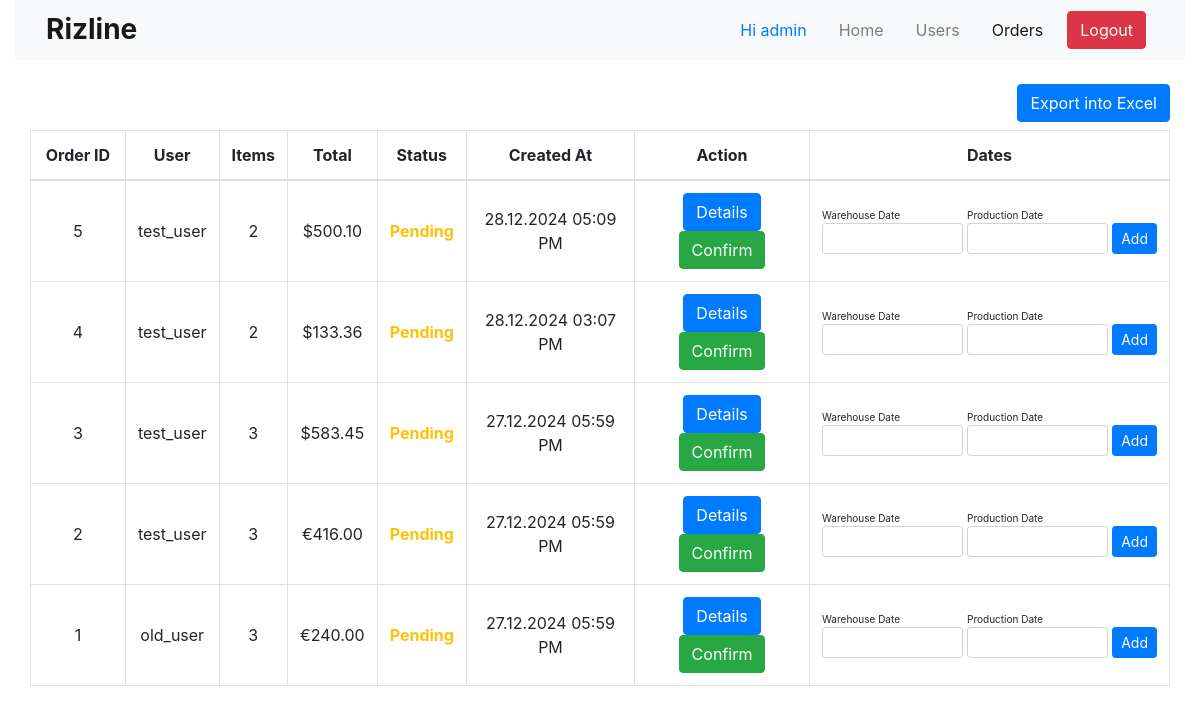
The page /orders.php (signed in) on the database its author committed.
### tables this page shows
CREATE TABLE `orders` (
  `order_id` int NOT NULL,
  `user_id` int NOT NULL,
  `order_status` int NOT NULL,
  `order_currency` varchar(5) NOT NULL DEFAULT 'usd',
  `warehouse_date` date DEFAULT NULL,
  `production_date` date DEFAULT NULL,
  `created_at` timestamp NOT NULL DEFAULT CURRENT_TIMESTAMP
);

CREATE TABLE `users` (
  `id` int NOT NULL,
  `username` varchar(255) NOT NULL,
  `password` varchar(255) NOT NULL,
  `email` varchar(255) NOT NULL,
  `user_type` enum('user','old_user','admin','staff') NOT NULL DEFAULT 'user',
  `reg_date` timestamp NOT NULL DEFAULT CURRENT_TIMESTAMP,
  `status` tinyint(1) NOT NULL DEFAULT '0'
);

### db.php (called while the page is built, shortened)
<?php
function isLoggedIn()
{
    return !empty($_SESSION['user_id']) && is_numeric($_SESSION['user_id']) && $_SESSION['user_id'] > 0;
}
function isUser()
{
    return $_SESSION['user_type'] == 'user' || $_SESSION['user_type'] == 'old_user';
}
function isAdmin()
{
    return $_SESSION['user_type'] == 'admin';
}
function isStaff()
{
    return $_SESSION['user_type'] == 'staff';
}
?>

### orders.php (the view, shortened to what this page needs)
<?php
include "db.php";
$page = 'orders';
?>
<!DOCTYPE html>
<html lang="en">
    <head>
        <link rel="stylesheet" href="https://cdn.jsdelivr.net/npm/bootstrap@4.4.1/dist/css/bootstrap.min.css"
>
        <link rel="stylesheet" href="https://cdn.jsdelivr.net/npm/bootstrap-icons@1.11.3/font/bootstrap-icons.min.css">
        <link href="https://cdnjs.cloudflare.com/ajax/libs/bootstrap-datepicker/1.9.0/css/bootstrap-datepicker.min.css"
            rel="stylesheet">
        <link rel="stylesheet" href="./style.css">
    </head>
    <body>
        <div class="container-fluid">
            <?php
            include './header.php';
            ?>
            <main class="mt-4">
                <div class="container-fluid">
                    <div class="table-responsive">
                        <div class="mb-2 text-right">
                            <button class="btn btn-primary" type="button" onclick="exportIntoExcel('main')">Export into
                                Excel</button>
                        </div>
                        <table class="table table-bordered main-orders" style="width:100%">
                            <thead>
                                <tr class="text-center">
                                    <th>Order ID</th>
                                    <?php
                                    if (isLoggedIn() && (isAdmin() || isStaff())) {
                                        echo '<th>User</th>';
                                    }
                                    ?>
                                    <th>Items</th>
                                    <?php
                                    if (!isStaff()) {
                                        echo '<th>Total</th>';
                                    }
                                    ?>
                                    <th>Status</th>
                                    <th>Created At</th>
                                    <th>Action</th>
                                    <th>Dates</th>
                                </tr>
                            </thead>
                            <tbody>
                                <?php
                                $user_id = $_SESSION['user_id'];
                                if (isAdmin() || isStaff()) {
                                    $sql1 = "SELECT * FROM orders ORDER BY order_id DESC";
                                } else {
                                    $sql1 = "SELECT * FROM orders WHERE user_id = '$user_id' ORDER BY order_id DESC";
                                }
                                $result = mysqli_query($conn, $sql1);
                                ?>
                                <?php while ($row = mysqli_fetch_assoc($result)):
                                    if ($row['order_currency'] == 'eur') {
                                        $price_sign = '&euro;';
                                    } else {
                                        $price_sign = '&dollar;';
                                    }
                                    ?>
                                    <tr class="text-center">
                                        <td class="col-sm-1 align-middle">
                                            <?php echo $row['order_id']; ?>
                                        </td>
                                        <?php
                                        if (isLoggedIn() && (isAdmin() || isStaff())) {
                                            echo '
                                        <td>';
                                            $user_id = $row['user_id'];
                                            $sql2 = "SELECT * FROM users WHERE `id` = '$user_id'";
                                            $result2 = mysqli_query($conn, $sql2);
                                            $row2 = mysqli_fetch_assoc($result2);
                                            if (!empty($row2)) {
                                                $username = $row2['username'];
                                            } else {
                                                $username = 'NULL';
                                            }
                                            echo $username;
                                        }
                                        echo '
                                        </td>';
                                        ?>
                                        <td>
                                            <?php
                                            $order_id = $row['order_id'];
                                            $sql3 = "SELECT * FROM order_lines WHERE `order_id` = '$order_id'";
                                            $result3 = mysqli_query($conn, $sql3);
                                            $total = 0;
                                            $items = 0;
                                            if (mysqli_num_rows($result3) > 0) {
                                                while ($row3 = mysqli_fetch_assoc($result3)) {
                                                    $itemTotal = $row3['quantity'] * $row3['price'];
                                                    $total += $itemTotal;
                                                    $items++;
                                                }
                                            }
                                            echo $items;
                                            ?>
                                        </td>
                                        <?php
                                        if (!isStaff()) {
                                            ?>
                                            <td>
                                                <?php
                                                echo '<span class="">' . $price_sign . '</span><span class="">' . number_format($total, 2, '.', ',') . '</span>';
                                                ?>
                                            </td>
                                            <?php
                                        }
                                        ?>
                                        <td>
                                            <?php
                                            echo $status = ($row['order_status'] == 1) ? '<span class="font-weight-bold text-success">Confirmed</span>' : '<span class="font-weight-bold text-warning">Pending</span>';
                                            ?>
                                        </td>
                                        <td>
                                            <?php
                                            echo date('d.m.Y h:i A', strtotime($row['created_at']));
                                            ?>
                                        </td>
                                        <td>
                                            <a href="./order_details.php?order_id=<?php echo $order_id; ?>"
                                                class="btn btn-primary">Details</a>
                                            <?php
                                            echo $status = ($row['order_status'] == 2 && isAdmin()) ? '<a href="./orders.php?confirm=' . $order_id . '" class="btn btn-success">Confirm</a>' : '';
                                            ?>
                                        </td>
                                        <?php
                                        if (!isUser()) {
                                            ?>
                                            <td>
                                                <form action="./orders.php" method="POST"
                                                    class="d-flex align-items-end dates-flex text-left date-form">
                                                    <div class="d-flex flex-column">
                                                        <span class="df-label">Warehouse Date</span>
                                                        <input type="text" id="warehouse_date_<?php echo $row['order_id']; ?>"
                                                            name="warehouse_date" class="form-control date-inp form-control-sm"
                                                            value="<?php echo ($row['warehouse_date'] != null) ? date('d m Y', strtotime($row['warehouse_date'])) : ''; ?>">
                                                    </div>
                                                    <div class="d-flex flex-column">
                                                        <span class="df-label">Production Date</span>
                                                        <input type="text" id="production_date_<?php echo $row['order_id']; ?>"
                                                            name="production_date" class="form-control date-inp form-control-sm"
                                                            value="<?php echo ($row['production_date'] != null) ? date('d m Y', strtotime($row['production_date'])) : ''; ?>">
                                                    </div>
                                                    <div class="d-flex flex-column">
                                                        <button class="btn btn-primary btn-sm" name="add_dates"
                                                            type="submit">Add</button>
                                                    </div>
                                                </form>
                                            </td>
                                            <?php
                                        } else if (isUser()) {
                                            ?>
                                                <td>
                                                    <div class="d-flex align-items-end dates-flex text-left date-form justify-content-between w-100">
                                                    <?php echo ($row['warehouse_date'] != null) ? '
                                                        <div class="d-flex flex-column">
                                                            <span class="df-label">Warehouse Date</span>' . date('d.m.Y', strtotime($row['warehouse_date'])) . '</div>' : ''; ?>
                                                    <?php echo ($row['warehouse_date'] != null) ? '
                                                        <div class="d-flex flex-column ml-auto">
                                                            <span class="df-label">Production Date</span>' . date('d.m.Y', strtotime($row['warehouse_date'])) . '</div>' : ''; ?>
                                                    </div>
                                                </td>
                                            <?php
                                        }
                                        ?>
                                    </tr>
                                <?php endwhile; ?>
                            </tbody>
                        </table>
                    </div>
                </div>
            </main>
        </div>
    </body>
</html>

### header.php (shortened to what this page needs)
<header>
    <nav class="navbar navbar-expand-lg navbar-light bg-light">
        <div class="container-fluid">
            <a class="navbar-brand" href="./index.php">
                <h3 class="mb-0 font-weight-bold">Rizline</h3>
            </a>
            <div class="collapse navbar-collapse" id="navbarNav">
                <ul class="navbar-nav ml-auto align-items-center">
                    <?php
                    if (isLoggedIn()) {
                        ?>
                        <li class="nav-item px-2 mr-2">
                            <span class="text-primary text-nowrap">Hi <?php echo $_SESSION['username']; ?></span>
                        </li>
                        <?php
                    }
                    ?>
                    <?php
                    if (!isStaff()) {
                        ?>
                        <li class="nav-item px-2 <?php echo $active = ($page == 'items') ? 'active' : ''; ?>">
                            <a class="nav-link" href="./index.php">Home</a>
                        </li>
                        <?php
                    }
                    ?>
                    <?php
                    if (isAdmin()) {
                        ?>
                        <li class="nav-item px-2 <?php echo $active = ($page == 'users') ? 'active' : ''; ?>">
                            <a class="nav-link" href="./users.php">Users</a>
                        </li>
                        <?php
                    }
                    ?>
                    <li class="nav-item px-2 <?php echo $active = ($page == 'orders') ? 'active' : ''; ?>">
                        <a class="nav-link" href="./orders.php">Orders</a>
                    </li>
                    <?php
                    if(isLoggedIn()){
                        echo '<li class="nav-item px-2">
                        <a href="./logout.php" class="btn btn-danger">Logout</a>
                    </li>';
                    }
                    ?>
                </ul>
            </div>
        </div>
    </nav>
</header>

### style.css (style rules this page uses)
* { scrollbar-width: thin; }
.table th, .table td { vertical-align: middle; }
.dates-flex { width: fit-content; gap: 4px; }
.df-label { font-size: 10px; }
.main-orders tr>:last-child { width: 360px; }

### rows shown on the page
orders: order_id "5", user.username "test_user", items "2", order_currency "$", total "500.10", order_status "Pending", created_at "28.12.2024 05:09 PM"
orders: order_id "4", user.username "test_user", items "2", order_currency "$", total "133.36", order_status "Pending", created_at "28.12.2024 03:07 PM"
orders: order_id "3", user.username "test_user", items "3", order_currency "$", total "583.45", order_status "Pending", created_at "27.12.2024 05:59 PM"
orders: order_id "2", user.username "test_user", items "3", order_currency "€", total "416.00", order_status "Pending", created_at "27.12.2024 05:59 PM"
orders: order_id "1", user.username "old_user", items "3", order_currency "€", total "240.00", order_status "Pending", created_at "27.12.2024 05:59 PM"

### other values the page prints
$_SESSION['username'] "admin"
